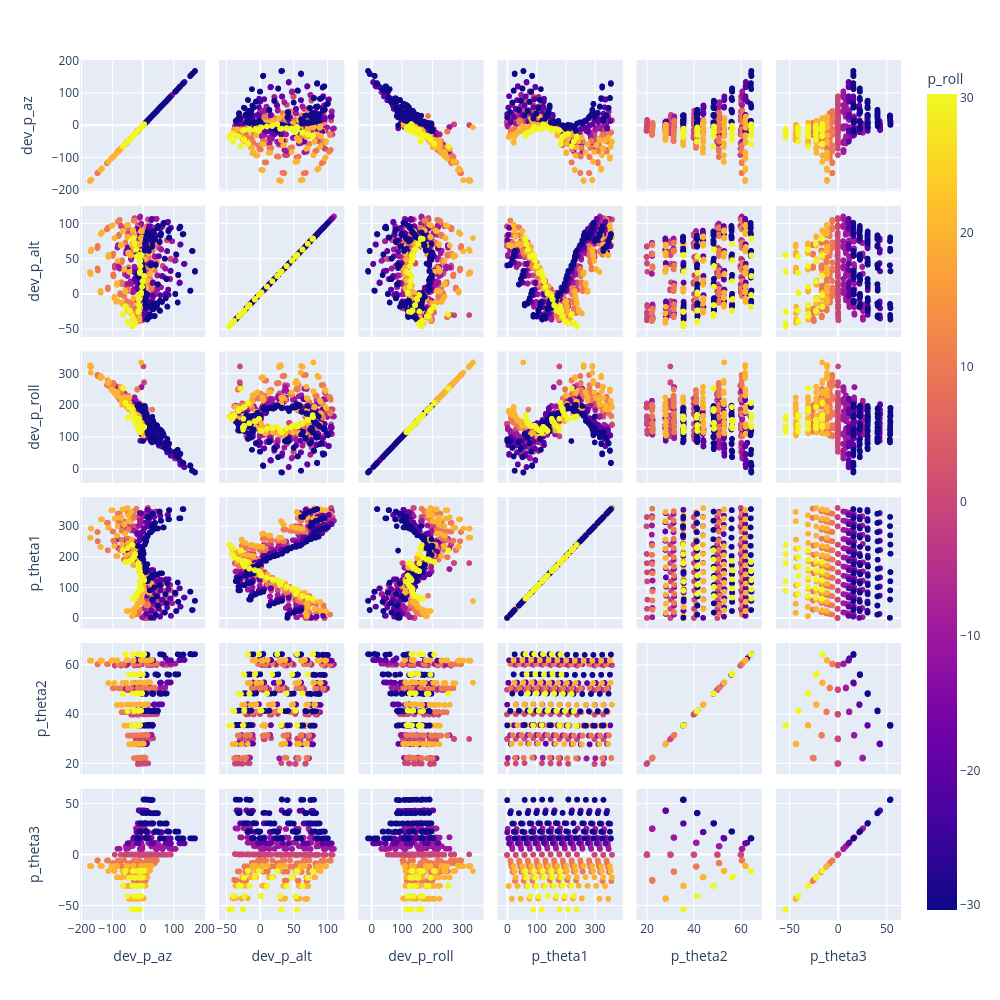

The notebook cell this image was saved under:
### Markdown cell above
# Sky Space Residuals - BEFORE

### Code cell
fig = px.scatter_matrix(d, dimensions=["dev_p_az", "dev_p_alt", "dev_p_roll", "p_theta1", "p_theta2", "p_theta3"], color="p_roll")
fig.update_layout(height=1000,width=1000 )
fig.show()

### Figure 1 — Plotly figure (JSON) as saved in the notebook; plotly's stock layout.template omitted (floating-point values rounded to 4 significant figures; data arrays with more than 128 entries replaced by an {"elided": "..."} marker saying what was removed)
{"data": [{"dimensions": [{"axis": {"matches": true}, "label": "dev_p_az", "values": {"elided": "1762 float values"}}, {"axis": {"matches": true}, "label": "dev_p_alt", "values": {"elided": "1762 float values"}}, {"axis": {"matches": true}, "label": "dev_p_roll", "values": {"elided": "1762 float values"}}, {"axis": {"matches": true}, "label": "p_theta1", "values": {"elided": "1762 float values"}}, {"axis": {"matches": true}, "label": "p_theta2", "values": {"elided": "1762 float values"}}, {"axis": {"matches": true}, "label": "p_theta3", "values": {"elided": "1762 float values"}}], "hovertemplate": "%{xaxis.title.text}=%{x}<br>%{yaxis.title.text}=%{y}<br>p_roll=%{marker.color}<extra></extra>", "legendgroup": "", "marker": {"color": {"elided": "1762 float values"}, "coloraxis": "coloraxis", "symbol": "circle"}, "name": "", "showlegend": false, "type": "splom"}], "layout": {"coloraxis": {"colorbar": {"title": {"text": "p_roll"}}, "colorscale": [[0, "#0d0887"], [0.1111, "#46039f"], [0.2222, "#7201a8"], [0.3333, "#9c179e"], [0.4444, "#bd3786"], [0.5556, "#d8576b"], [0.6667, "#ed7953"], [0.7778, "#fb9f3a"], [0.8889, "#fdca26"], [1, "#f0f921"]]}, "dragmode": "select", "height": 1000, "legend": {"tracegroupgap": 0}, "margin": {"t": 60}, "width": 1000}}
